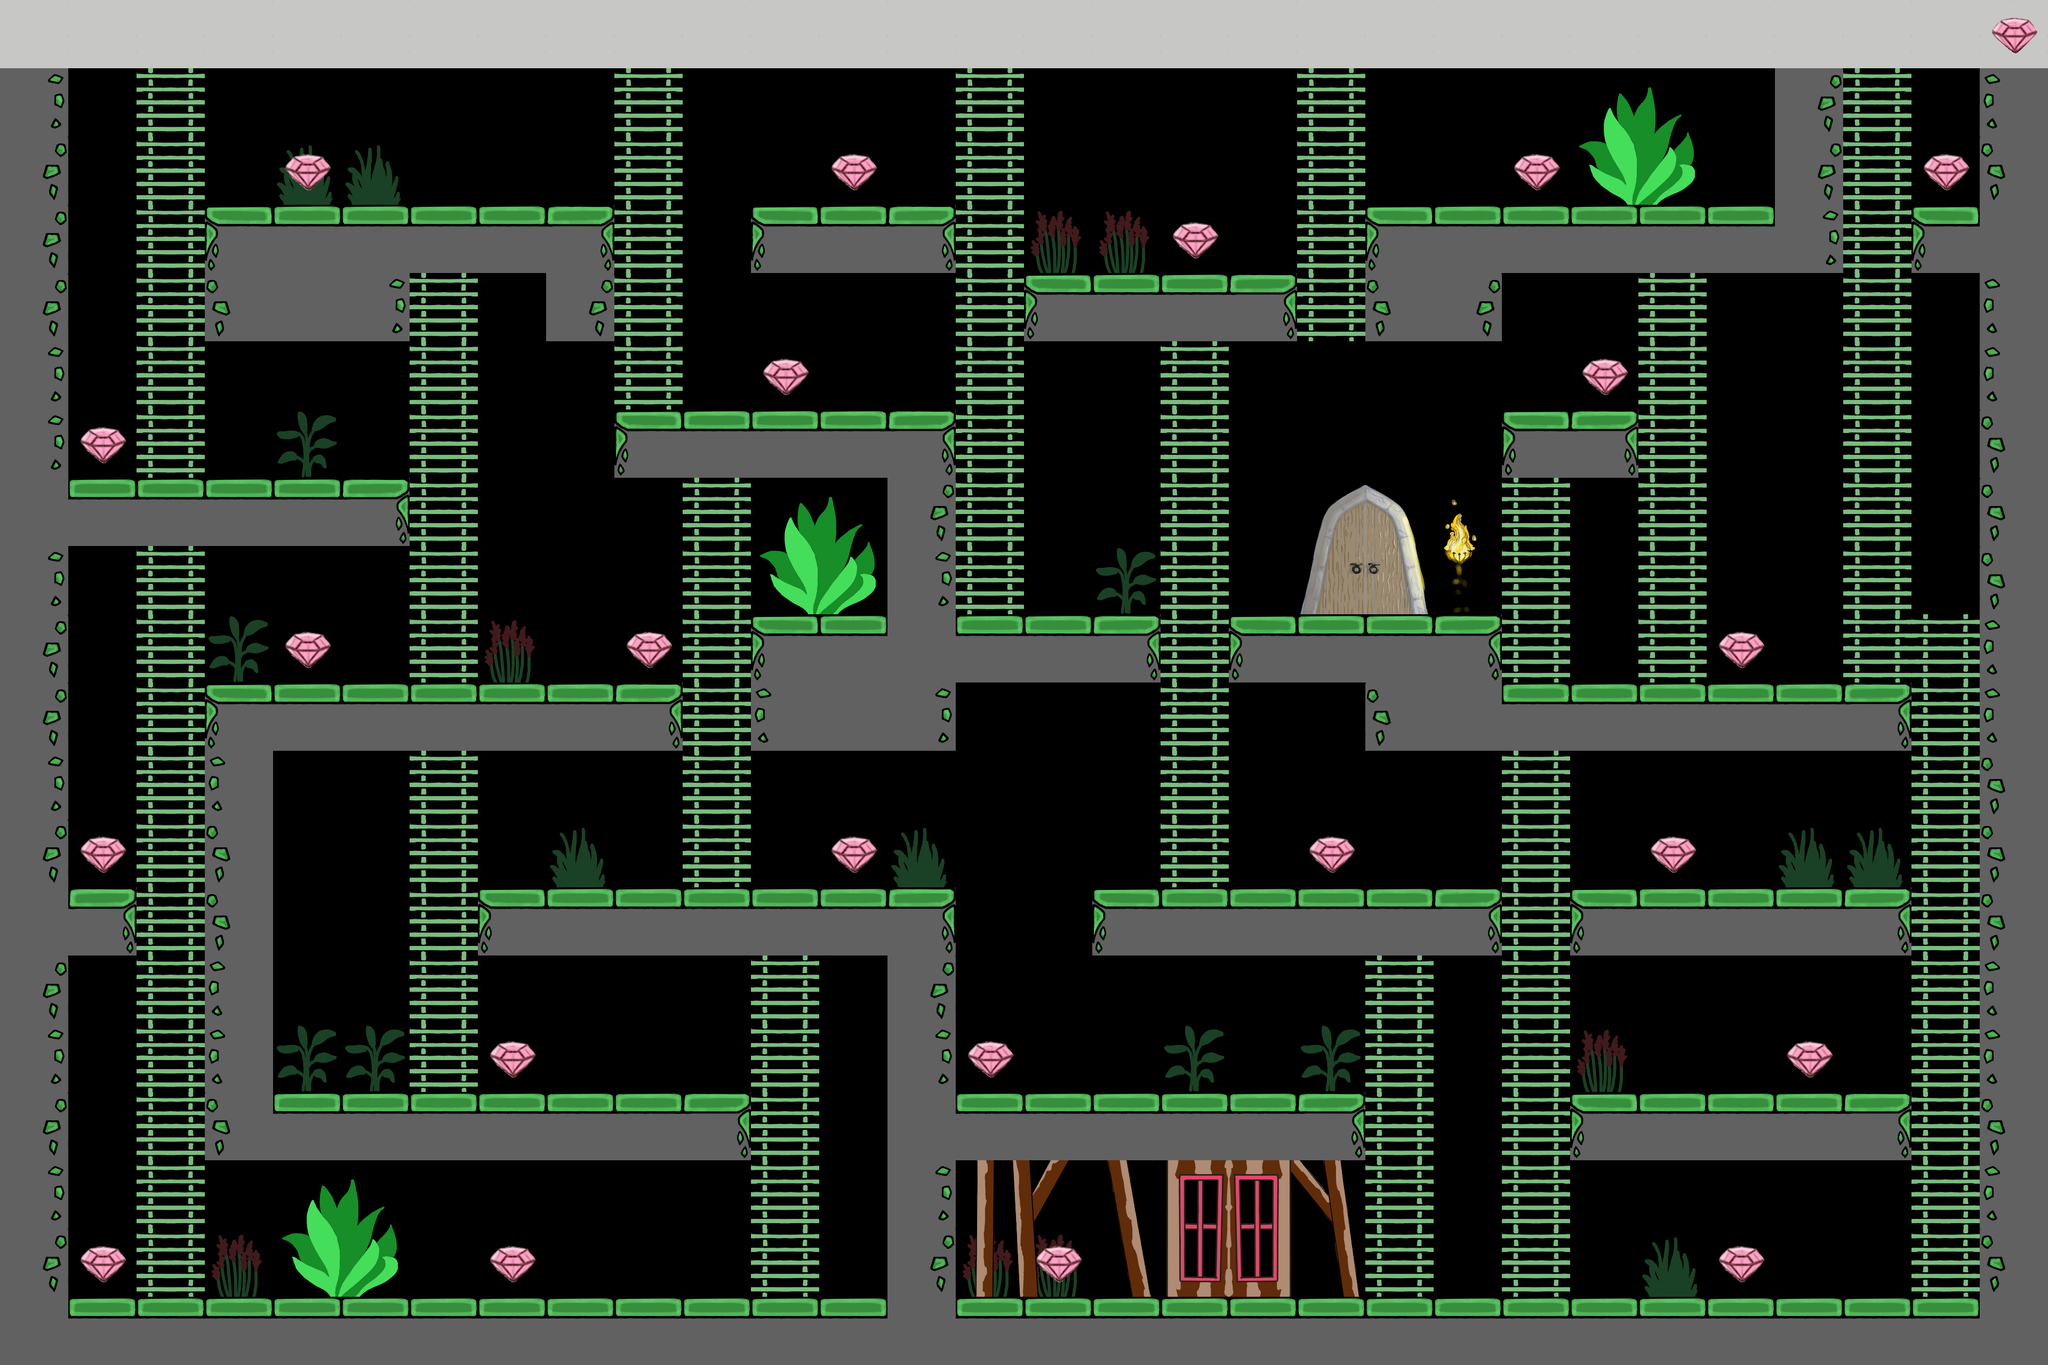

A level layout from a 2D game, rendered from its tile map. Below: a short description, then the map file with tile-grid data replaced by summaries:
An orthogonal 30x20 tile map with 128x128 px tiles, 5 tile layers (Map, Bushes, Door, Top, ...), 1 hidden layer not drawn, 5 tilesets and 77 objects.

<map version="1.10" tiledversion="1.10.2" orientation="orthogonal" renderorder="right-down" width="30" height="20" tilewidth="128" tileheight="128" infinite="0" nextlayerid="12" nextobjectid="81">
 <editorsettings>
  <export target="Crystals3.csv" format="csv" />
 </editorsettings>
 <tileset firstgid="1" source="Tiles3.tsx" />
 <tileset firstgid="13" source="Top.tsx" />
 <tileset firstgid="25" source="stuff.tsx" />
 <tileset firstgid="41" source="Hideout.tsx" />
 <tileset firstgid="57" source="stuff2.tsx" />
 <layer id="1" name="Map" width="30" height="20">
  <data>[600 cells, 319 non-empty, 16 distinct tile ids]</data>
 </layer>
 <layer id="2" name="Bushes" width="30" height="20">
  <data>[600 cells, 18 non-empty, 12 distinct tile ids]</data>
 </layer>
 <layer id="3" name="Door" width="30" height="20">
  <data>[600 cells, 6 non-empty, 6 distinct tile ids]</data>
 </layer>
 <layer id="5" name="Top" width="30" height="20">
  <data>[600 cells, 30 non-empty, 1 distinct tile ids]</data>
 </layer>
 <layer id="4" name="Crystals" width="30" height="20">
  <data>[600 cells, 23 non-empty, 1 distinct tile ids]</data>
 </layer>
 <layer id="10" name="Walkable" width="30" height="20" visible="0">
  <data>[600 cells, 202 non-empty, 2 distinct tile ids]</data>
 </layer>
 <objectgroup id="6" name="Walls">
  <object id="1" x="88" y="2440.97" width="3672" height="83.0303" />
  <object id="2" x="3739.03" y="144" width="86.0606" height="2260" />
  <object id="3" x="20" y="156" width="76" height="2252" />
  <object id="4" x="60" y="36" width="3656" height="52" />
  <object id="5" x="2972.12" y="2054.91" width="584.848" height="97.0909" />
  <object id="6" x="2969.09" y="1673" width="589.939" height="102.061" />
  <object id="7" x="2073.09" y="1673" width="715.879" height="96.9697" />
  <object id="8" x="1812" y="2056" width="712" height="88" />
  <object id="9" x="928.121" y="1670.79" width="844.727" height="98.303" />
  <object id="11" x="1684" y="1768" width="85.9394" height="640" />
  <object id="12" x="520" y="2055.88" width="850.909" height="99.0303" />
  <object id="13" x="400" y="1280" width="856" height="104" />
  <object id="14" x="408" y="1436" width="80" height="720" />
  <object id="15" x="140" y="1667.88" width="88.9697" height="92.1212" />
  <object id="16" x="140" y="904" width="590.788" height="84" />
  <object id="17" x="422.182" y="391.879" width="698.909" height="108.121" />
  <object id="18" x="420.242" y="520" width="304.485" height="92" />
  <object id="19" x="1032" y="520" width="86.6667" height="84" />
  <object id="20" x="1443.27" y="389.939" width="314.545" height="94.0606" />
  <object id="21" x="1185.21" y="772.97" width="571.515" height="108.848" />
  <object id="22" x="1437.21" y="1164" width="703.515" height="108" />
  <object id="23" x="1695.15" y="920" width="59.6364" height="200.242" />
  <object id="24" x="1436" y="1292" width="332" height="88" />
  <object id="25" x="2331.03" y="1164" width="454.061" height="101.091" />
  <object id="26" x="2564" y="1285.94" width="991.879" height="118.061" />
  <object id="27" x="2839.27" y="780.121" width="200.485" height="96" />
  <object id="28" x="1936" y="516" width="480" height="100" />
  <object id="29" x="2589.21" y="391.758" width="828.606" height="92.2424" />
  <object id="30" x="3617.33" y="392.97" width="78.6667" height="108.242" />
  <object id="31" x="3352.12" y="160" width="62.9091" height="209.333" />
  <object id="32" x="2585.94" y="528" width="197.697" height="88" />
 </objectgroup>
 <objectgroup id="7" name="Ladders">
  <object id="33" x="3484" y="184" width="68" height="1032" />
  <object id="34" x="3612" y="1208" width="68" height="1172" />
  <object id="35" x="2844" y="1460" width="68" height="900" />
  <object id="36" x="2844" y="960" width="68" height="256" />
  <object id="37" x="2204" y="664" width="68" height="960" />
  <object id="38" x="2460" y="172" width="64" height="400" />
  <object id="39" x="1820" y="192" width="68" height="888" />
  <object id="40" x="1180" y="192" width="68" height="516" />
  <object id="41" x="1304" y="956" width="76" height="644" />
  <object id="42" x="284" y="200" width="64" height="632" />
  <object id="43" x="796" y="588" width="68" height="612" />
  <object id="44" x="796" y="1472" width="68" height="512" />
  <object id="45" x="280" y="1100" width="72" height="1272" />
  <object id="46" x="1436" y="1848" width="72" height="532" />
  <object id="47" x="2588" y="1840" width="68" height="528" />
  <object id="48" x="3096" y="580" width="72" height="624" />
  <object id="76" x="1380" y="376" width="16" height="16" />
  <object id="77" x="1800" y="1636" width="12" height="16" />
  <object id="78" x="2028" y="1640" width="12" height="16" />
 </objectgroup>
 <objectgroup id="11" name="Door">
  <object id="79" x="2528" y="1024" width="56" height="84" />
 </objectgroup>
 <objectgroup id="8" name="Bushes" visible="0">
  <object id="49" x="3016" y="272" width="116" height="80" />
  <object id="50" x="1484" y="1044" width="100" height="72" />
  <object id="51" x="584" y="2308" width="120" height="84" />
  <object id="52" x="1852" y="2304" width="656" height="80" />
 </objectgroup>
 <objectgroup id="9" name="Crystals">
  <object id="53" x="2212" y="420" width="64" height="48" />
  <object id="54" x="1564" y="288" width="72" height="52" />
  <object id="55" x="540" y="288" width="72" height="48" />
  <object id="56" x="156" y="804" width="72" height="48" />
  <object id="57" x="1428" y="672" width="76" height="48" />
  <object id="58" x="540" y="1184" width="72" height="52" />
  <object id="59" x="1184" y="1188" width="64" height="48" />
  <object id="60" x="160" y="1572" width="64" height="56" />
  <object id="61" x="1564" y="1572" width="72" height="52" />
  <object id="62" x="928" y="1956" width="68" height="48" />
  <object id="63" x="160" y="2344" width="64" height="44" />
  <object id="64" x="924" y="2344" width="72" height="56" />
  <object id="65" x="1824" y="1956" width="64" height="52" />
  <object id="66" x="1952" y="2344" width="64" height="40" />
  <object id="68" x="2460" y="1576" width="72" height="44" />
  <object id="69" x="3100" y="1572" width="72" height="48" />
  <object id="70" x="3356" y="1956" width="72" height="52" />
  <object id="71" x="3228" y="2340" width="68" height="52" />
  <object id="72" x="3232" y="1192" width="64" height="44" />
  <object id="73" x="2976" y="676" width="64" height="48" />
  <object id="74" x="2840" y="292" width="76" height="52" />
  <object id="75" x="3616" y="292" width="64" height="48" />
 </objectgroup>
</map>